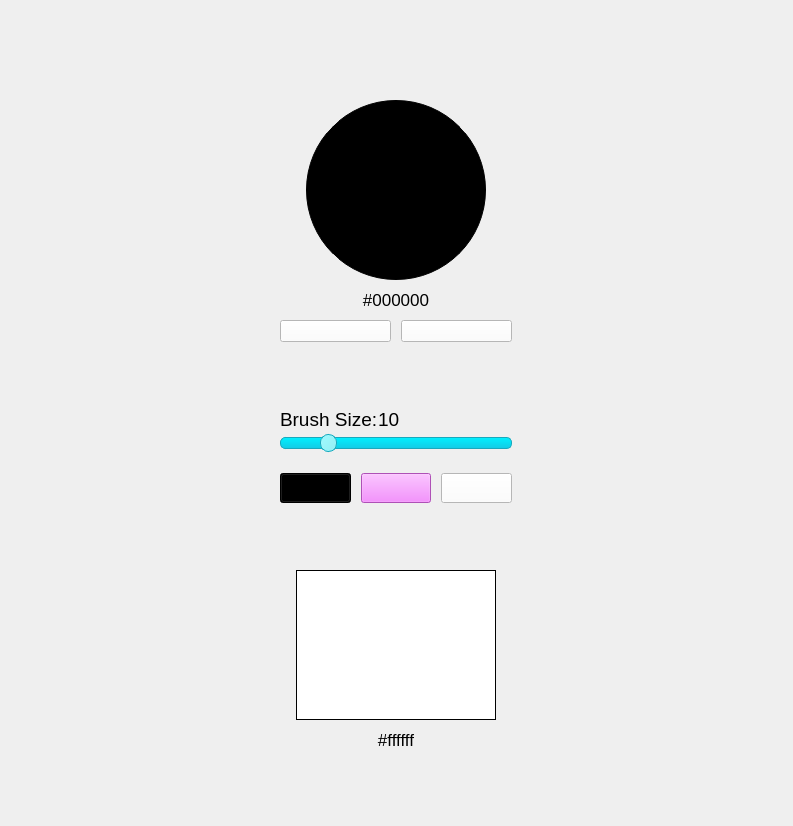
<?xml version="1.0" encoding="UTF-8"?>
<ui version="4.0">
 <class>settings_ui</class>
 <widget class="QWidget" name="settings_ui">
  <property name="geometry">
   <rect>
    <x>0</x>
    <y>0</y>
    <width>793</width>
    <height>826</height>
   </rect>
  </property>
  <property name="sizePolicy">
   <sizepolicy hsizetype="Preferred" vsizetype="Preferred">
    <horstretch>0</horstretch>
    <verstretch>0</verstretch>
   </sizepolicy>
  </property>
  <property name="windowTitle">
   <string>Settings UI</string>
  </property>
  <property name="windowIcon">
   <iconset resource="Icons/icons.qrc">
    <normaloff>:/buttons/brush.png</normaloff>:/buttons/brush.png</iconset>
  </property>
  <layout class="QGridLayout" name="gridLayout">
   <item row="1" column="0">
    <widget class="QFrame" name="settings_frame">
     <property name="sizePolicy">
      <sizepolicy hsizetype="Fixed" vsizetype="Preferred">
       <horstretch>0</horstretch>
       <verstretch>0</verstretch>
      </sizepolicy>
     </property>
     <property name="minimumSize">
      <size>
       <width>250</width>
       <height>0</height>
      </size>
     </property>
     <property name="styleSheet">
      <string notr="true">color:black;</string>
     </property>
     <property name="frameShape">
      <enum>QFrame::Box</enum>
     </property>
     <property name="frameShadow">
      <enum>QFrame::Plain</enum>
     </property>
     <property name="lineWidth">
      <number>0</number>
     </property>
     <property name="midLineWidth">
      <number>0</number>
     </property>
     <layout class="QVBoxLayout" name="verticalLayout_2">
      <property name="spacing">
       <number>6</number>
      </property>
      <property name="leftMargin">
       <number>9</number>
      </property>
      <property name="topMargin">
       <number>9</number>
      </property>
      <property name="rightMargin">
       <number>9</number>
      </property>
      <property name="bottomMargin">
       <number>9</number>
      </property>
      <item>
       <spacer name="verticalSpacer_6">
        <property name="orientation">
         <enum>Qt::Vertical</enum>
        </property>
        <property name="sizeType">
         <enum>QSizePolicy::Minimum</enum>
        </property>
        <property name="sizeHint" stdset="0">
         <size>
          <width>20</width>
          <height>80</height>
         </size>
        </property>
       </spacer>
      </item>
      <item>
       <layout class="QVBoxLayout" name="v_layout_settings">
        <property name="spacing">
         <number>10</number>
        </property>
        <property name="topMargin">
         <number>0</number>
        </property>
        <property name="bottomMargin">
         <number>0</number>
        </property>
        <item>
         <layout class="QVBoxLayout" name="v_layout_color_picker">
          <property name="spacing">
           <number>10</number>
          </property>
          <property name="sizeConstraint">
           <enum>QLayout::SetDefaultConstraint</enum>
          </property>
          <property name="topMargin">
           <number>0</number>
          </property>
          <property name="bottomMargin">
           <number>0</number>
          </property>
          <item alignment="Qt::AlignHCenter">
           <widget class="QLabel" name="color_picker">
            <property name="sizePolicy">
             <sizepolicy hsizetype="Fixed" vsizetype="Fixed">
              <horstretch>0</horstretch>
              <verstretch>0</verstretch>
             </sizepolicy>
            </property>
            <property name="minimumSize">
             <size>
              <width>180</width>
              <height>180</height>
             </size>
            </property>
            <property name="mouseTracking">
             <bool>true</bool>
            </property>
            <property name="contextMenuPolicy">
             <enum>Qt::DefaultContextMenu</enum>
            </property>
            <property name="styleSheet">
             <string notr="true">QLabel{
	background-color: #000000;
	border-radius: 90%;
	border: 1px solid black;
}</string>
            </property>
            <property name="text">
             <string/>
            </property>
            <property name="scaledContents">
             <bool>false</bool>
            </property>
            <property name="alignment">
             <set>Qt::AlignCenter</set>
            </property>
           </widget>
          </item>
          <item>
           <widget class="QLabel" name="color_name_text">
            <property name="sizePolicy">
             <sizepolicy hsizetype="Preferred" vsizetype="Fixed">
              <horstretch>0</horstretch>
              <verstretch>0</verstretch>
             </sizepolicy>
            </property>
            <property name="font">
             <font>
              <pointsize>13</pointsize>
             </font>
            </property>
            <property name="text">
             <string>#000000</string>
            </property>
            <property name="alignment">
             <set>Qt::AlignCenter</set>
            </property>
           </widget>
          </item>
         </layout>
        </item>
        <item>
         <spacer name="verticalSpacer">
          <property name="orientation">
           <enum>Qt::Vertical</enum>
          </property>
          <property name="sizeType">
           <enum>QSizePolicy::Minimum</enum>
          </property>
          <property name="sizeHint" stdset="0">
           <size>
            <width>20</width>
            <height>0</height>
           </size>
          </property>
         </spacer>
        </item>
        <item>
         <layout class="QHBoxLayout" name="horizontalLayout_2">
          <property name="spacing">
           <number>10</number>
          </property>
          <property name="topMargin">
           <number>0</number>
          </property>
          <property name="bottomMargin">
           <number>0</number>
          </property>
          <item>
           <widget class="QPushButton" name="pb_brush">
            <property name="sizePolicy">
             <sizepolicy hsizetype="MinimumExpanding" vsizetype="Fixed">
              <horstretch>0</horstretch>
              <verstretch>0</verstretch>
             </sizepolicy>
            </property>
            <property name="minimumSize">
             <size>
              <width>100</width>
              <height>0</height>
             </size>
            </property>
            <property name="styleSheet">
             <string notr="true">QPushButton {
	background-color: #ffffff;
}</string>
            </property>
            <property name="text">
             <string/>
            </property>
            <property name="icon">
             <iconset resource="Icons/icons.qrc">
              <normaloff>:/buttons/brush.png</normaloff>:/buttons/brush.png</iconset>
            </property>
            <property name="iconSize">
             <size>
              <width>25</width>
              <height>25</height>
             </size>
            </property>
           </widget>
          </item>
          <item>
           <widget class="QPushButton" name="pb_eraser">
            <property name="sizePolicy">
             <sizepolicy hsizetype="MinimumExpanding" vsizetype="Fixed">
              <horstretch>0</horstretch>
              <verstretch>0</verstretch>
             </sizepolicy>
            </property>
            <property name="minimumSize">
             <size>
              <width>100</width>
              <height>0</height>
             </size>
            </property>
            <property name="styleSheet">
             <string notr="true">QPushButton {
	background-color: #ffffff;
}</string>
            </property>
            <property name="text">
             <string/>
            </property>
            <property name="icon">
             <iconset resource="Icons/icons.qrc">
              <normaloff>:/buttons/eraser.png</normaloff>:/buttons/eraser.png</iconset>
            </property>
            <property name="iconSize">
             <size>
              <width>25</width>
              <height>25</height>
             </size>
            </property>
           </widget>
          </item>
         </layout>
        </item>
        <item>
         <spacer name="verticalSpacer_7">
          <property name="orientation">
           <enum>Qt::Vertical</enum>
          </property>
          <property name="sizeHint" stdset="0">
           <size>
            <width>20</width>
            <height>20</height>
           </size>
          </property>
         </spacer>
        </item>
        <item>
         <layout class="QVBoxLayout" name="verticalLayout">
          <property name="spacing">
           <number>2</number>
          </property>
          <item>
           <layout class="QHBoxLayout" name="horizontalLayout">
            <property name="spacing">
             <number>0</number>
            </property>
            <property name="bottomMargin">
             <number>0</number>
            </property>
            <item>
             <widget class="QLabel" name="brush_size_text">
              <property name="sizePolicy">
               <sizepolicy hsizetype="Fixed" vsizetype="Fixed">
                <horstretch>0</horstretch>
                <verstretch>0</verstretch>
               </sizepolicy>
              </property>
              <property name="minimumSize">
               <size>
                <width>83</width>
                <height>0</height>
               </size>
              </property>
              <property name="sizeIncrement">
               <size>
                <width>0</width>
                <height>0</height>
               </size>
              </property>
              <property name="baseSize">
               <size>
                <width>0</width>
                <height>0</height>
               </size>
              </property>
              <property name="font">
               <font>
                <pointsize>14</pointsize>
               </font>
              </property>
              <property name="autoFillBackground">
               <bool>false</bool>
              </property>
              <property name="styleSheet">
               <string notr="true"/>
              </property>
              <property name="text">
               <string>Brush Size:</string>
              </property>
             </widget>
            </item>
            <item>
             <widget class="QLabel" name="brush_size_number">
              <property name="sizePolicy">
               <sizepolicy hsizetype="Preferred" vsizetype="Preferred">
                <horstretch>0</horstretch>
                <verstretch>0</verstretch>
               </sizepolicy>
              </property>
              <property name="minimumSize">
               <size>
                <width>0</width>
                <height>0</height>
               </size>
              </property>
              <property name="sizeIncrement">
               <size>
                <width>0</width>
                <height>0</height>
               </size>
              </property>
              <property name="baseSize">
               <size>
                <width>0</width>
                <height>0</height>
               </size>
              </property>
              <property name="font">
               <font>
                <pointsize>14</pointsize>
               </font>
              </property>
              <property name="styleSheet">
               <string notr="true"/>
              </property>
              <property name="text">
               <string>10</string>
              </property>
              <property name="alignment">
               <set>Qt::AlignLeading|Qt::AlignLeft|Qt::AlignTop</set>
              </property>
             </widget>
            </item>
           </layout>
          </item>
          <item>
           <widget class="QSlider" name="h_slider_brushSize">
            <property name="sizePolicy">
             <sizepolicy hsizetype="Preferred" vsizetype="Fixed">
              <horstretch>0</horstretch>
              <verstretch>0</verstretch>
             </sizepolicy>
            </property>
            <property name="minimumSize">
             <size>
              <width>216</width>
              <height>20</height>
             </size>
            </property>
            <property name="baseSize">
             <size>
              <width>0</width>
              <height>0</height>
             </size>
            </property>
            <property name="styleSheet">
             <string notr="true">QSlider::groove:horizontal {
    border: 1px solid #19a9bd;
    height: 10px;
	background: qlineargradient(x1:0, y1:0, x2:0, y2:1, stop:0 #00f0ff, stop:1 #13cbe5);
    margin: 2px 0;
	border-radius:5px;
}

QSlider::handle:horizontal {
    background: qlineargradient(x1:0, y1:0, x2:1, y2:1, stop:0 #a0faff, stop:1 #93eef3);
    border: 1px solid #19a9bd;
	width: 15px;
    margin: -4px 0; 
    border-radius: 8px;
}</string>
            </property>
            <property name="minimum">
             <number>1</number>
            </property>
            <property name="maximum">
             <number>50</number>
            </property>
            <property name="singleStep">
             <number>1</number>
            </property>
            <property name="value">
             <number>10</number>
            </property>
            <property name="orientation">
             <enum>Qt::Horizontal</enum>
            </property>
            <property name="invertedAppearance">
             <bool>false</bool>
            </property>
            <property name="invertedControls">
             <bool>false</bool>
            </property>
            <property name="tickPosition">
             <enum>QSlider::NoTicks</enum>
            </property>
            <property name="tickInterval">
             <number>12</number>
            </property>
           </widget>
          </item>
         </layout>
        </item>
        <item>
         <layout class="QHBoxLayout" name="h_layout_color_buttons" stretch="0,0,0">
          <property name="spacing">
           <number>10</number>
          </property>
          <property name="sizeConstraint">
           <enum>QLayout::SetDefaultConstraint</enum>
          </property>
          <property name="topMargin">
           <number>10</number>
          </property>
          <property name="bottomMargin">
           <number>0</number>
          </property>
          <item>
           <widget class="QPushButton" name="pb_black_button">
            <property name="minimumSize">
             <size>
              <width>0</width>
              <height>30</height>
             </size>
            </property>
            <property name="styleSheet">
             <string notr="true">QPushButton {
	background-color: #000000;
}</string>
            </property>
            <property name="text">
             <string/>
            </property>
            <property name="icon">
             <iconset resource="Icons/icons.qrc">
              <normaloff>:/buttons/brush.png</normaloff>:/buttons/brush.png</iconset>
            </property>
            <property name="iconSize">
             <size>
              <width>20</width>
              <height>20</height>
             </size>
            </property>
           </widget>
          </item>
          <item>
           <widget class="QPushButton" name="pb_color_button">
            <property name="minimumSize">
             <size>
              <width>0</width>
              <height>30</height>
             </size>
            </property>
            <property name="styleSheet">
             <string notr="true">QPushButton {
	background-color: #f471ff;
}</string>
            </property>
            <property name="text">
             <string/>
            </property>
            <property name="icon">
             <iconset resource="Icons/icons.qrc">
              <normaloff>:/buttons/brush.png</normaloff>:/buttons/brush.png</iconset>
            </property>
            <property name="iconSize">
             <size>
              <width>20</width>
              <height>20</height>
             </size>
            </property>
            <property name="autoRepeat">
             <bool>false</bool>
            </property>
            <property name="autoDefault">
             <bool>false</bool>
            </property>
            <property name="default">
             <bool>false</bool>
            </property>
            <property name="flat">
             <bool>false</bool>
            </property>
           </widget>
          </item>
          <item>
           <widget class="QPushButton" name="pb_white_button">
            <property name="minimumSize">
             <size>
              <width>0</width>
              <height>30</height>
             </size>
            </property>
            <property name="styleSheet">
             <string notr="true">QPushButton {
	background-color: #ffffff;
}</string>
            </property>
            <property name="text">
             <string/>
            </property>
            <property name="icon">
             <iconset resource="Icons/icons.qrc">
              <normaloff>:/buttons/brush.png</normaloff>:/buttons/brush.png</iconset>
            </property>
            <property name="iconSize">
             <size>
              <width>20</width>
              <height>20</height>
             </size>
            </property>
           </widget>
          </item>
         </layout>
        </item>
        <item>
         <spacer name="verticalSpacer_5">
          <property name="orientation">
           <enum>Qt::Vertical</enum>
          </property>
          <property name="sizeHint" stdset="0">
           <size>
            <width>20</width>
            <height>20</height>
           </size>
          </property>
         </spacer>
        </item>
        <item>
         <layout class="QVBoxLayout" name="v_layout_bg_picker">
          <property name="spacing">
           <number>10</number>
          </property>
          <item alignment="Qt::AlignHCenter">
           <widget class="QLabel" name="background_picker">
            <property name="sizePolicy">
             <sizepolicy hsizetype="Fixed" vsizetype="Fixed">
              <horstretch>0</horstretch>
              <verstretch>0</verstretch>
             </sizepolicy>
            </property>
            <property name="minimumSize">
             <size>
              <width>200</width>
              <height>150</height>
             </size>
            </property>
            <property name="mouseTracking">
             <bool>true</bool>
            </property>
            <property name="contextMenuPolicy">
             <enum>Qt::DefaultContextMenu</enum>
            </property>
            <property name="styleSheet">
             <string notr="true">QLabel{
	background-color: #ffffff;	
	border: 1px solid black;
}</string>
            </property>
            <property name="text">
             <string/>
            </property>
            <property name="scaledContents">
             <bool>false</bool>
            </property>
            <property name="alignment">
             <set>Qt::AlignCenter</set>
            </property>
           </widget>
          </item>
          <item>
           <widget class="QLabel" name="bg_color_text">
            <property name="sizePolicy">
             <sizepolicy hsizetype="Preferred" vsizetype="Fixed">
              <horstretch>0</horstretch>
              <verstretch>0</verstretch>
             </sizepolicy>
            </property>
            <property name="font">
             <font>
              <pointsize>13</pointsize>
             </font>
            </property>
            <property name="text">
             <string>#ffffff</string>
            </property>
            <property name="alignment">
             <set>Qt::AlignCenter</set>
            </property>
           </widget>
          </item>
         </layout>
        </item>
        <item>
         <spacer name="verticalSpacer_4">
          <property name="orientation">
           <enum>Qt::Vertical</enum>
          </property>
          <property name="sizeHint" stdset="0">
           <size>
            <width>20</width>
            <height>40</height>
           </size>
          </property>
         </spacer>
        </item>
       </layout>
      </item>
     </layout>
    </widget>
   </item>
  </layout>
 </widget>
 <tabstops>
  <tabstop>pb_black_button</tabstop>
  <tabstop>pb_color_button</tabstop>
  <tabstop>pb_white_button</tabstop>
 </tabstops>
 <resources>
  <include location="Icons/icons.qrc"/>
 </resources>
 <connections/>
</ui>
